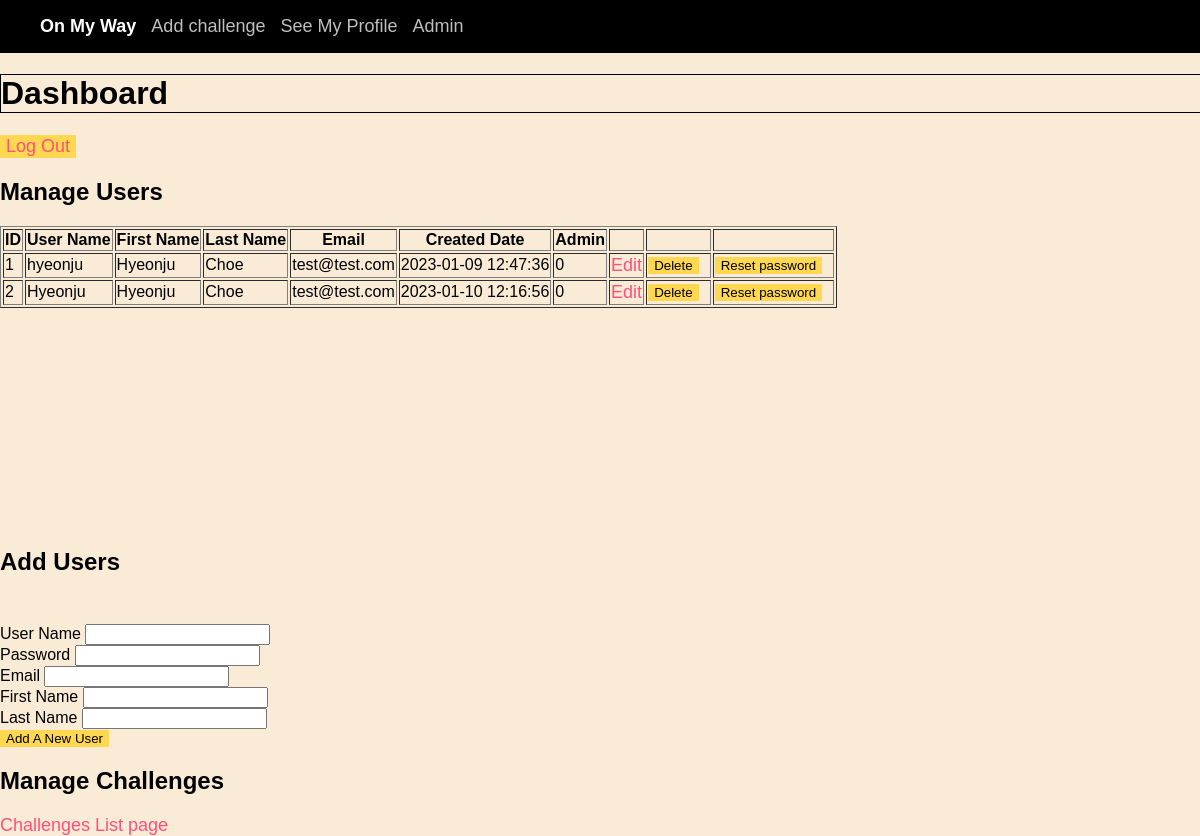
Screenshot of /index.php?action=admin with the database file from the repository.
### tables this page shows
CREATE TABLE users (
  id int(11) NOT NULL AUTO_INCREMENT,
  username varchar(64) NOT NULL,
  password varchar(64) NOT NULL,
  first_name varchar(64) NOT NULL,
  last_name varchar(64) NOT NULL,
  email varchar(64) NOT NULL,
  created_date datetime NOT NULL,
  points_total int(11) DEFAULT '0',
  admin tinyint(1) NOT NULL,
  PRIMARY KEY (id)
);

### controller/adminContr.class.php (called while the page is built, shortened)
<?php
include './model/adminManager.php';
class AdminContr {
    public static function admin(){
        $manager = new Admin();
        $users = $manager->listUsers();
        include './view/adminView.php';
    }
}

### model/adminManager.php (called while the page is built, shortened)
<?php
class Admin extends Db {
    public function listUsers()
    {
        $db = Db::connectDB();
        $users = $db->query('SELECT * FROM users');
        $users = $users->fetchAll(PDO::FETCH_ASSOC);
        return $users;
    }
}

### view/adminView.php (the view, shortened to what this page needs)
<h1>Dashboard</h1>
<div class="btn">
    <button type="button">
    <a href="<?= LOGIN_PATH ?>">Log Out</a>
    </button>
</div>
<h2>Manage Users</h2>
<table border="1" style="margin-bottom: 15rem;">
    <thead>
        <tr>
            <th>ID</th>
            <th>User Name</th>
            <th>First Name</th>
            <th>Last Name</th>
            <th>Email</th>
            <th>Created Date</th>
            <th>Admin</th>
            <th></th>
            <th></th>
            <th></th>
        </tr>
    </thead>
    <tbody>
        <?php foreach ($users as $user) { ?>
                <tr>
                    <td><?= $user['id']; ?></td>
                    <td><?= $user['username']; ?></td>
                    <td><?= $user['first_name']; ?></td>
                    <td><?= $user['last_name']; ?></td>
                    <td><?= $user['email']; ?></td>
                    <td><?= $user['created_date']; ?></td>
                    <td><?= $user['admin']; ?></td>
                    <td><a href="<?= ADMIN_EDIT_PATH ?>&id=<?=$user['id']?>">Edit</a></td>
                    <td><button type="button" class="delete-user" name="delete"
                    data-id="<?= $user['id'] ?>">Delete</button></td>
                    <td><button type="button" class="reset-password" name="reset" data-id=<?= $user['id'] ?>>Reset password</button></td>
                </tr>
        <?php } ?>
    </tbody>
</table>
<h2>Add Users</h2>
<form method="POST" action="" style="margin-top: 3rem;">
    <div>
        User Name <input type="text" name="username"/><br>
        Password <input type="text" name="password"/><br>
        Email <input type="text" name="email"/><br>
        First Name <input type="text" name="first_name"/><br>
        Last Name <input type="text" name="last_name"/><br>
    </div>
    <div>
        <button type="submit" name="add" value="add">Add A New User</button>
    </div>
</form>
<h2>Manage Challenges</h2>
<a href="<?= LIST_CHALLENGES_PATH ?>">Challenges List page</a>
<?php
    $html = ob_get_clean();
    include 'template.php';
?>

### index.php (shortened to what this page needs)
<?php
    include_once "./controller/adminContr.class.php";
    $action = $_GET['action'] ?? '';
    switch($action) {
        case 'admin':
            AdminContr::admin();
            break;
    }
?>

### view/template.php (shortened to what this page needs)
<!DOCTYPE html>
<html lang="en">
<head>
    <link rel="stylesheet" href="public/styles.css" />
</head>
<body>
    <?php include 'header.php'; ?>
    <?= $html ?>
</body>
</html>

### view/header.php (shortened to what this page needs)
<?php
    $highlight = 'color:white; font-weight:bolder';
?>
<header>
    <nav id="menu">
        <ul>
            <li><a href="<?= ROOT ?>" style="<?= $action == '' ? $highlight:'' ?>">On My Way</a></li>
            <li><a href="<?= CREATE_CHALLENGE_PATH ?>" style="<?= $action == 'create-challenge' ? $highlight:'' ?>">Add challenge</a></li>
                <li><a href="<?= USER_PROFILE_PATH ?>" style="<?= $action == 'my-profile' ? $highlight:'' ?>">See My Profile</a></li>
                <li><a href="<?= ADMIN_PATH ?>" style="<?= $action == 'admin' ? $highlight:'' ?>">Admin</a></li>
        </ul>
    </nav>
</header>

### public/styles.css (style rules this page uses)
body { font-family: Verdana, Geneva, Tahoma, sans-serif; width: auto; background-color: antiquewhite; }
h1 { width: 100%; border: 1px solid black; background-color: antiquewhite; }
button { margin-right: 10px; background-color: #FFD750; border: none; text-align: left; }
a { color: #FF5078; text-decoration: none; font-size: large; }
html, body { margin: 0; }
header { display: flex; justify-content: space-between; align-items: center; background-color: black; color: white; }
#menu ul { display: flex; list-style-type: none; }
#menu ul li { padding-right: 15px; }
#menu ul li a { color: rgba(255, 255, 255, 0.75); }
html, body { height: 100%; margin: 0; padding: 0; }

### rows the page displays
users: id "1", username "hyeonju", first_name "Hyeonju", last_name "Choe", email "test@test.com", created_date "2023-01-09 12:47:36", admin "0"
users: id "2", username "Hyeonju", first_name "Hyeonju", last_name "Choe", email "test@test.com", created_date "2023-01-10 12:16:56", admin "0"
